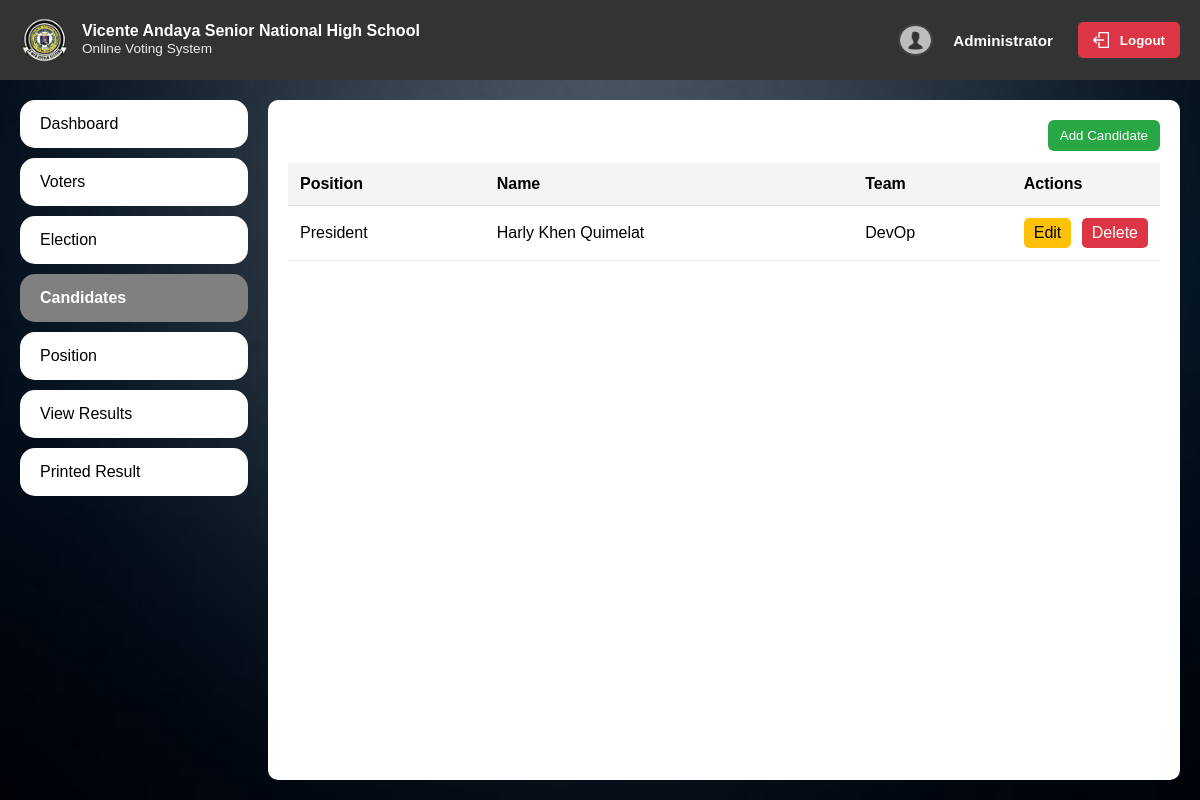
Screenshot of /admin/candidates with the database file from the repository.
### run.py (models this page shows)
class Candidate(db.Model):
    id = db.Column(db.Integer, primary_key=True)
    full_name = db.Column(db.String(255), nullable=False)
    photo_filename = db.Column(db.String(255), nullable=True)
    position = db.Column(db.String(120), nullable=False)
    party = db.Column(db.String(120), nullable=True)
    bio = db.Column(db.Text, nullable=True)
    election_id = db.Column(db.Integer, db.ForeignKey('election.id'), nullable=True)

### run.py (the view)
@app.route('/admin/candidates')
def admin_candidates():
    candidates = Candidate.query.order_by(Candidate.position.asc(), Candidate.full_name.asc()).all()
    positions = []
    try:
        positions = Position.query.order_by(Position.title.asc()).all()
    except Exception:
        positions = []
    elections = Election.query.order_by(Election.start_date.desc()).all()
    return render_template('admin/candidates.html', candidates=candidates, positions=positions, elections=elections)

### templates/admin/candidates.html (shortened to what this page needs)
<!DOCTYPE html>
<html lang="en">
<head>
</head>
<body>
    {% include 'partials/admin_navbar.html' %}
    <div class="main">
        <div class="left">
            <a href="{{ url_for('admin_dashboard') }}">Dashboard</a>
            <a href="{{ url_for('admin_voters') }}">Voters</a>
            <a href="{{ url_for('admin_elections') }}">Election</a>
            <a href="{{ url_for('admin_candidates') }}" class="active">Candidates</a>
            <a href="{{ url_for('admin_position') }}">Position</a>
            <a href="#">View Results</a>
            <a href="#">Printed Result</a>
        </div>
        <div class="right">
            <div class="candidates-list">
                <div style="display:flex; justify-content: flex-end; margin-bottom: 12px;">
                    <button id="openCandidateModal" style="padding: 8px 12px; background: #28a745; color: white; border: none; border-radius: 6px; cursor: pointer;">Add Candidate</button>
                </div>
                <table class="data-table">
                    <thead>
                        <tr>
                            <th>Position</th>
                            <th>Name</th>
                            <th>Team</th>
                            <th class="actions-col">Actions</th>
                        </tr>
                    </thead>
                    <tbody>
                        {% if candidates and candidates|length > 0 %}
                            {% for c in candidates %}
                                <tr>
                                    <td>{{ c.position }}</td>
                                    <td>{{ c.full_name }}</td>
                                    <td>{{ c.party or '' }}</td>
                                    <td class="actions-col">
                                        <a href="#" class="btn-edit" data-id="{{ c.id }}" data-full_name="{{ c.full_name|e }}" data-position="{{ c.position|e }}" data-party="{{ c.party|e if c.party else '' }}" data-bio="{{ c.bio|e if c.bio else '' }}" data-photo="{{ c.photo_filename or '' }}" data-election="{{ c.election_id or '' }}" style="padding:6px 10px; background:#ffc107; color:#000; text-decoration:none; border-radius:5px; margin-right:6px;">Edit</a>
                                        <a href="#" class="btn-delete" data-id="{{ c.id }}" style="padding:6px 10px; background:#dc3545; color:#fff; text-decoration:none; border-radius:5px;">Delete</a>
                                    </td>
                                </tr>
                            {% endfor %}
                        {% else %}
                            <tr><td colspan="4">No candidates yet.</td></tr>
                        {% endif %}
                    </tbody>
                </table>
            </div>
        </div>
    </div>
</body>
</html>

### rows the page displays
Candidate: position "President", full_name "Harly Khen Quimelat", party "DevOp"
